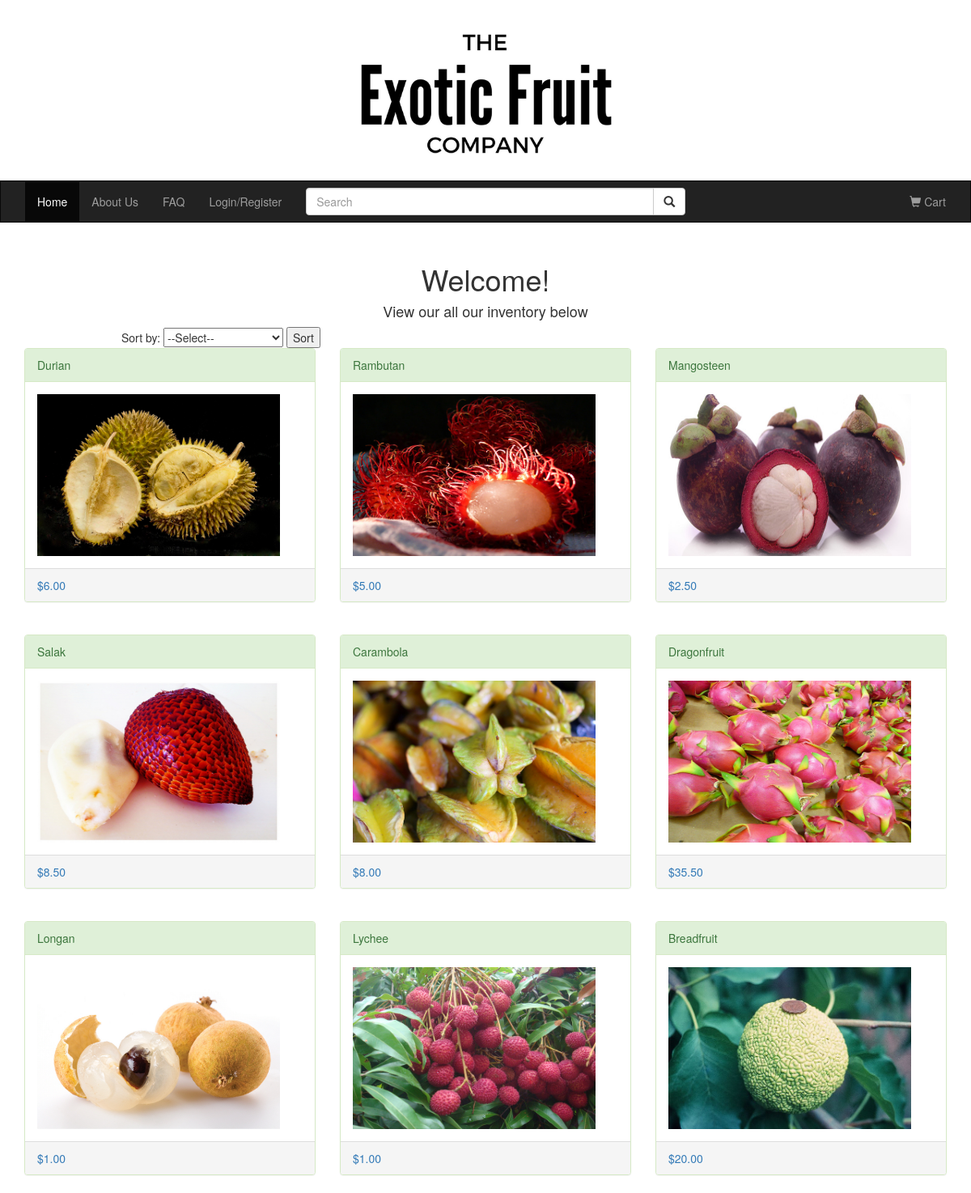
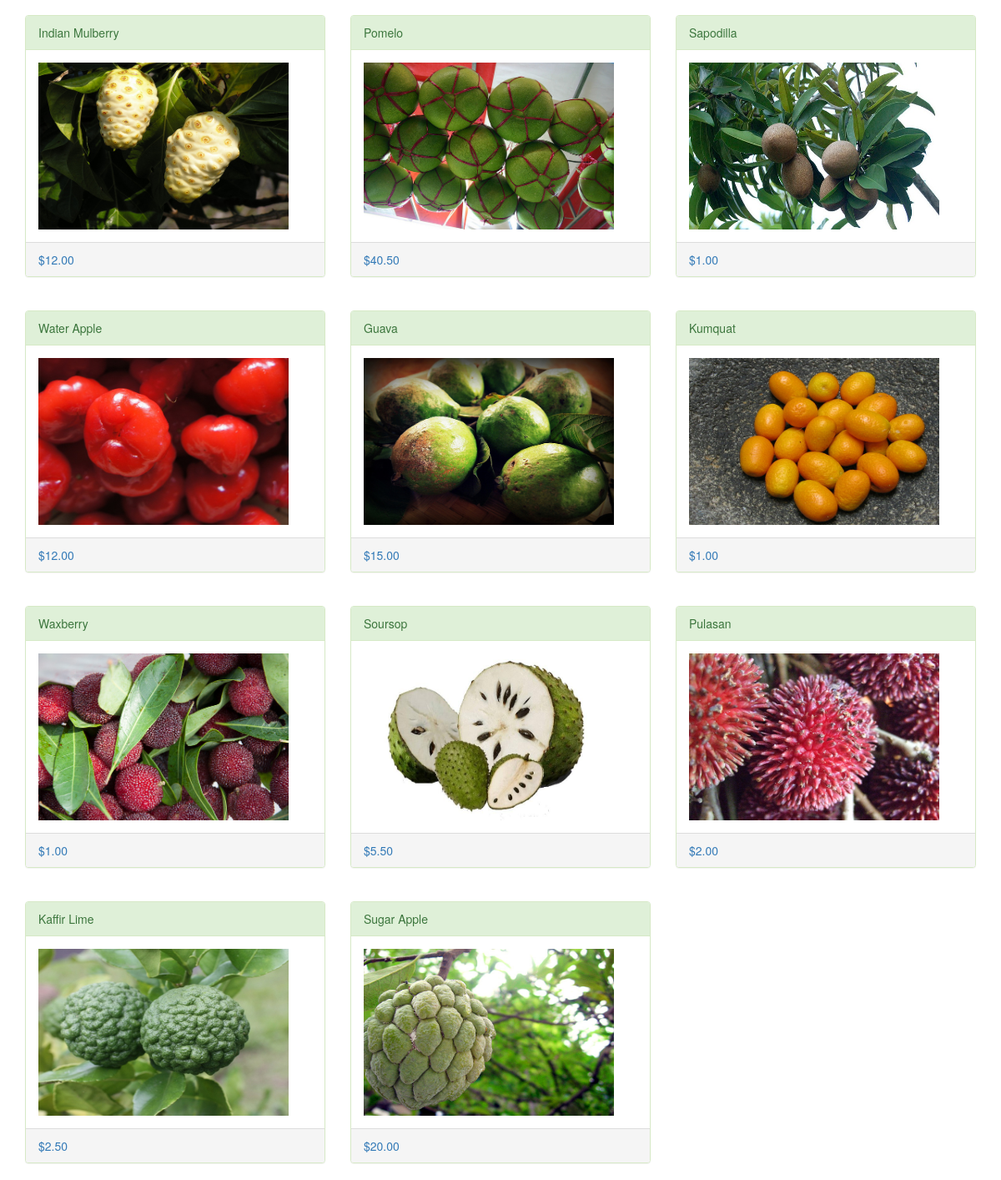
Before: / with the older database file (2 pictures, top to bottom).
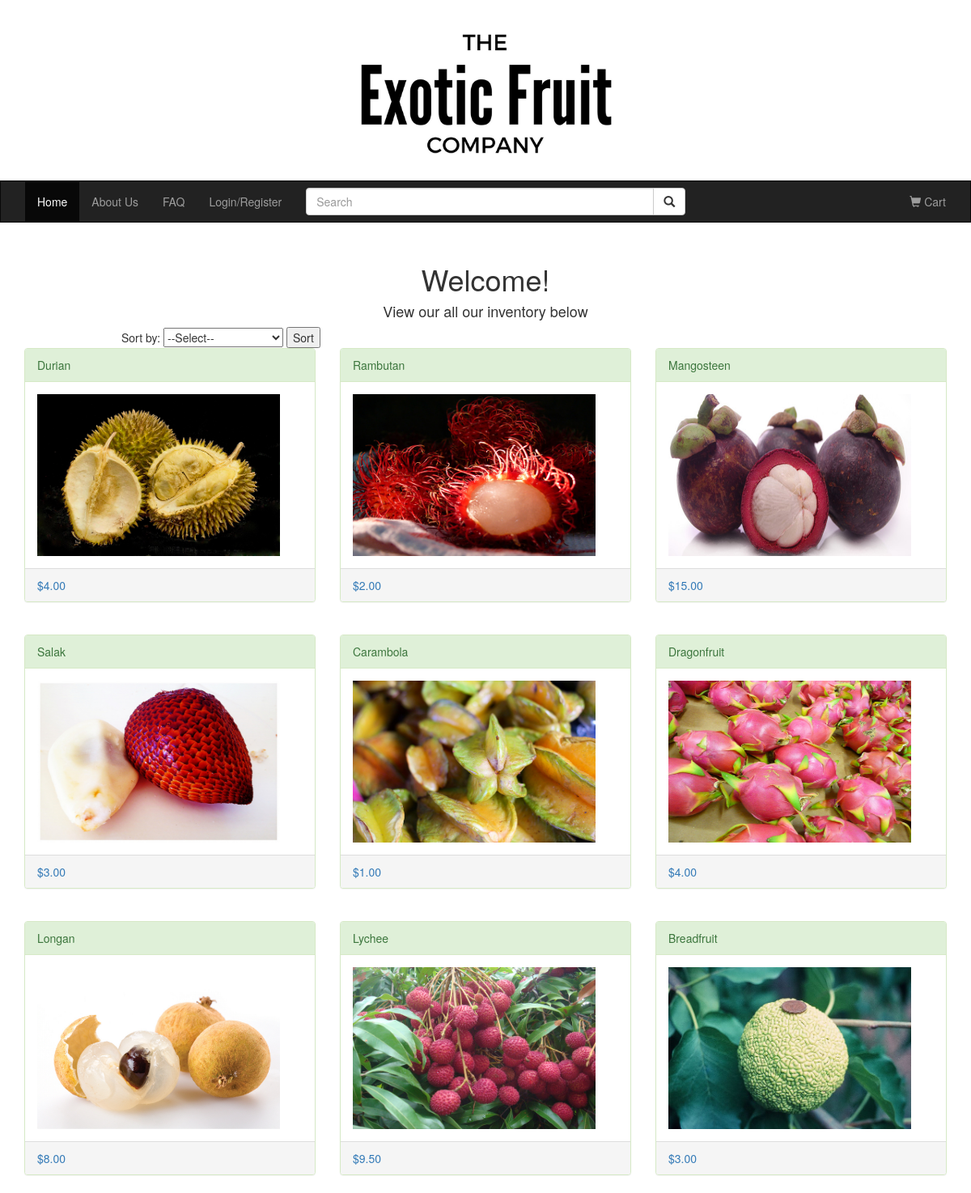
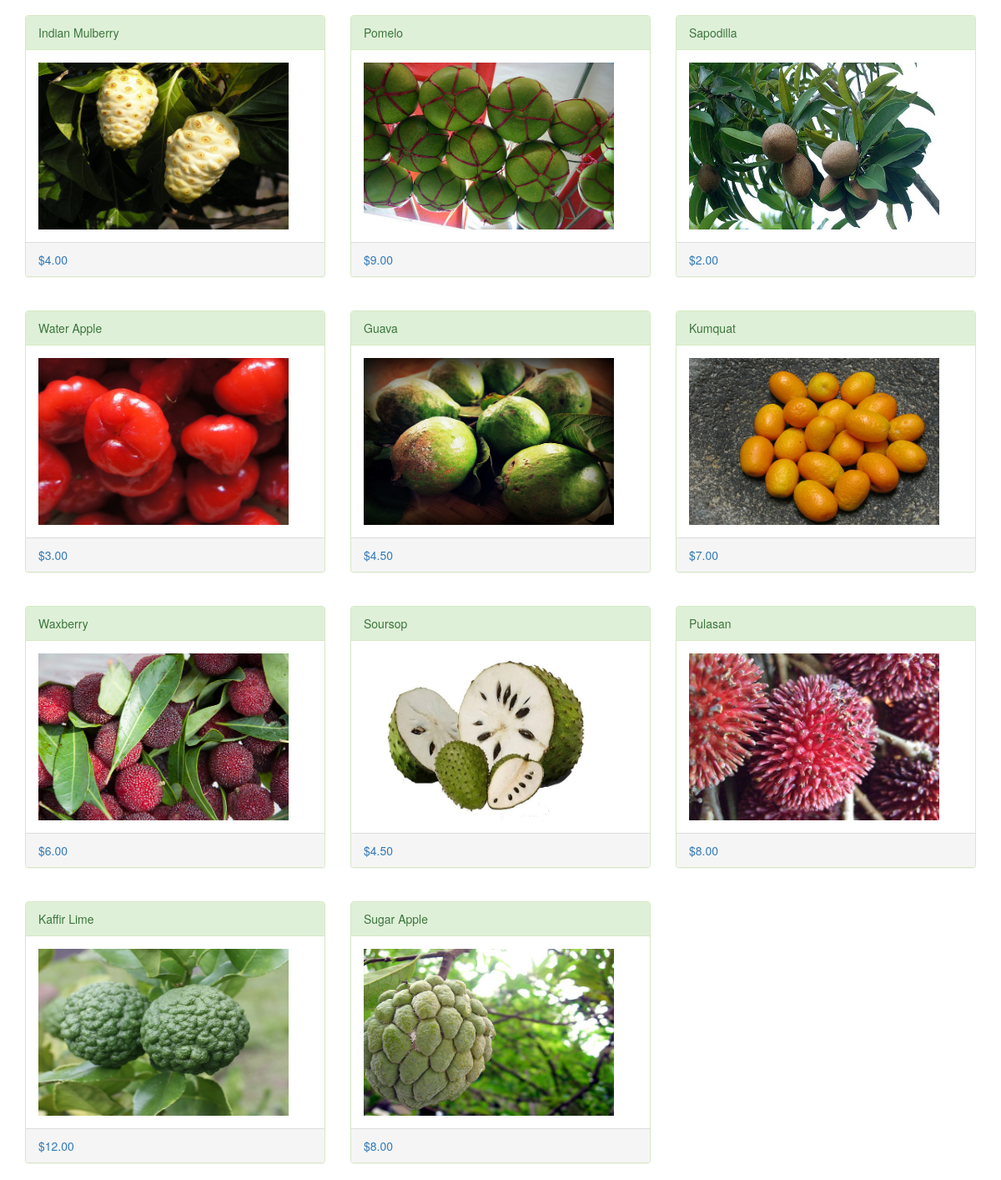
After: the same page with the newer database file (2 pictures, top to bottom).
### tables this page shows
CREATE TABLE IF NOT EXISTS `product` (
  `prod_id` INT NOT NULL AUTO_INCREMENT COMMENT 'customer id',
  `prod_name` VARCHAR(200) NOT NULL COMMENT 'product name',
  `prod_desc` MEDIUMTEXT NOT NULL COMMENT 'product description',
  `stock_amount` INT NOT NULL,
  `unit_price` VARCHAR(45) NOT NULL,
  `photo` VARCHAR(200) NOT NULL,
  PRIMARY KEY (`prod_id`));

### src/model/db_functions.php (called while the page is built, shortened)
<?php
function getAllProducts($orderby) {
    global $dbc;
	$query = 'SELECT prod_id, prod_name, prod_desc, stock_amount, unit_price, photo FROM product' . ' ' . $orderby;
	$statement = $dbc->prepare($query);
	$statement->execute();
	$products = $statement->fetchAll();
	return $products;
}
?>

### src/index.php (the view, shortened to what this page needs)
<?php
require_once 'view/header.php';
require_once 'model/db_connect.php';
require_once 'model/db_functions.php';
?>
<div class="welcome">
    <h1>Welcome! <br></h1>
        <h4>View our all our inventory below</h4>
</div>
<div style="margin-left:150px">
	<form name="sort" method="get"> Sort by:
  	<select name="sort" onclick="this.form.submit">
      <option value="">--Select--</option>
  	</select>
    <input type="submit" value="Sort"/>
  </form>
</div>
<?php
	$products = getAllProducts($orderby_query);
	$end = 2;
	for($i = 0; $i < count($products); $i++) {
		$prod = $products[$i];
		if($i % 3 == 0) {
?>
<div class="container">
    <div class="row">
<?php
		}
    echo "<div class='col-sm-4'>
		<a href='allFruitInfo.php?prod_id=" . $prod['prod_id'] . "'>
        <div class='panel panel-success'>
            <div class='panel-heading'>" . $prod['prod_name'] . "</div>
            <div class='panel-body'><img src='" . $prod['photo'] . "' class='img-responsive' style='width:300px;height:200px' alt='Image'></div>
            <div class='panel-footer'>" . "$" . $prod['unit_price'] . "</div>
        </div>
    </div></a>";
		if($end == $i) {
?>
    </div>
</div><br>
<?php
			$end = $end + 3;
		}
	}
?>
<br>
</body>
</html>

### src/view/header.php (shortened to what this page needs)
<!DOCTYPE html>
<html lang="en">
<head>
    <link rel="stylesheet" href="https://maxcdn.bootstrapcdn.com/bootstrap/3.3.7/css/bootstrap.min.css">
    <link rel="stylesheet" href="http://code.jquery.com/ui/1.12.1/themes/base/jquery-ui.css">
</head>
<body>
<div class="jumbotron">
    <div class="container text-center">
        <h1><img src = "/view/images/1.png" width="350" height="193"></h1>
    </div>
</div>
<nav class="navbar navbar-inverse">
    <div class="container-fluid">
        <div class="collapse navbar-collapse" id="myNavbar">
            <ul class="nav navbar-nav">
                <li class="active"><a href="/index.php">Home</a></li>
                <li><a href="/view/aboutus.php">About Us</a></li>
                <li><a href="/view/faq.php">FAQ</a></li>
<?php if(!isset($_SESSION['custid']) || !isset($_SESSION['custname'])) {?>
                <li><a href="/view/login.php">Login/Register</a></li>
<?php } else { ?>
                <li><a href="/view/logout.php">Logout</a></li>
<?php } ?>
            </ul>
		        <form class="navbar-form navbar-left" role="search" id="navBarSearchForm">
		        <div class="input-group">
		            <input type="text" class="form-control" placeholder="Search" name="term" id="srch-term">
		            <div class="input-group-btn">
		                <button class="btn btn-default" type="submit"><i class="glyphicon glyphicon-search"></i></button>
		            </div>
		        </div>
		        </form>
            <ul class="nav navbar-nav navbar-right">
                <li><a href="/shoppingcart.php"><span class="glyphicon glyphicon-shopping-cart"></span> Cart <?php (count($_SESSION['prod_id']) > 0) ? print '(' . count($_SESSION['prod_id']) . ')': ""; ?> </a></li>
            </ul>
        </div>
    </div>
</nav>

### src/view/header.php (style rules this page uses)
.navbar { margin-bottom: 50px; border-radius: 0; }
.jumbotron { padding-top: 0; padding-bottom:0; margin-bottom: 0; background-color: #ffffff; }
#navBarSearchForm input[type=text] { width:430px !important; }

### src/index.php (style rules this page uses)
.welcome { text-align: center; }

Changed rows visible on the page:
changed product "Durian": unit_price "6.00" → "4.00"
changed product "Rambutan": unit_price "5.00" → "2.00"
changed product "Mangosteen": unit_price "2.50" → "15.00"
changed product "Salak": unit_price "8.50" → "3.00"
changed product "Carambola": unit_price "8.00" → "1.00"
changed product "Dragonfruit": unit_price "35.50" → "4.00"
changed product "Longan": unit_price "1.00" → "8.00"
changed product "Lychee": unit_price "1.00" → "9.50"
changed product "Breadfruit": unit_price "20.00" → "3.00"
changed product "Indian Mulberry": unit_price "12.00" → "4.00"
changed product "Pomelo": unit_price "40.50" → "9.00"
changed product "Sapodilla": unit_price "1.00" → "2.00"
changed product "Water Apple": unit_price "12.00" → "3.00"
changed product "Guava": unit_price "15.00" → "4.50"
changed product "Kumquat": unit_price "1.00" → "7.00"
changed product "Waxberry": unit_price "1.00" → "6.00"
changed product "Soursop": unit_price "5.50" → "4.50"
changed product "Pulasan": unit_price "2.00" → "8.00"
changed product "Kaffir Lime": unit_price "2.50" → "12.00"
changed product "Sugar Apple": unit_price "20.00" → "8.00"
